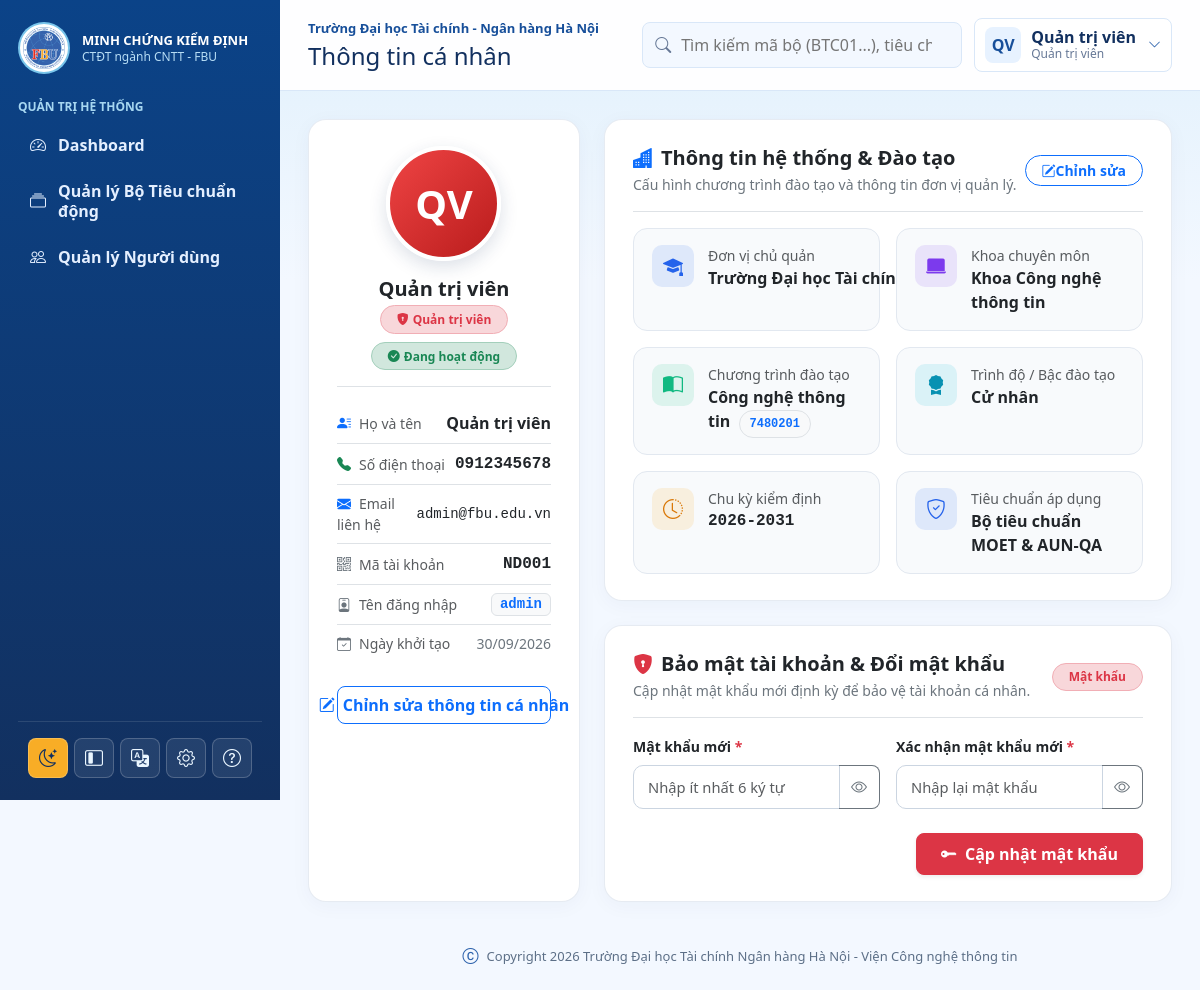
The app's page /user/profile.php (signed in) with its own data.
### tables this page shows
CREATE TABLE NguoiDung (
    MaNguoiDung VARCHAR(50) NOT NULL PRIMARY KEY,
    HoTen VARCHAR(150) NOT NULL,
    Email VARCHAR(150) NOT NULL UNIQUE,
    SoDienThoai VARCHAR(30) NULL,
    TenDangNhap VARCHAR(80) NOT NULL UNIQUE,
    MatKhau VARCHAR(255) NOT NULL,
    VaiTro ENUM('admin', 'user') NOT NULL DEFAULT 'user',
    TrangThai TINYINT(1) NOT NULL DEFAULT 1,
    DuongDanAnhDaiDien VARCHAR(500) NULL,
    DangNhapCuoi DATETIME NULL,
    NgayTao TIMESTAMP DEFAULT CURRENT_TIMESTAMP
);

### includes/data.php (called while the page is built, shortened)
<?php
$pdo = db();
$trainingProgram = [
    'name'    => 'Công nghệ thông tin',
    'code'    => '7480201',
    'degree'  => 'Cử nhân',
    'school'  => 'Trường Đại học Tài chính - Ngân hàng Hà Nội',
    'faculty' => 'Khoa Công nghệ thông tin',
    'cycle'   => '2026-2031',
];
try {
    $settingsStmt = $pdo->query("SELECT khoa, gia_tri FROM cau_hinh");
    if ($settingsStmt) {
        $settingsRows = $settingsStmt->fetchAll(PDO::FETCH_KEY_PAIR);
        if (!empty($settingsRows)) {
            if (!empty($settingsRows['school']))       $trainingProgram['school']  = $settingsRows['school'];
            if (!empty($settingsRows['faculty']))      $trainingProgram['faculty'] = $settingsRows['faculty'];
            if (!empty($settingsRows['program_name'])) $trainingProgram['name']    = $settingsRows['program_name'];
            if (!empty($settingsRows['program_code'])) $trainingProgram['code']    = $settingsRows['program_code'];
            if (!empty($settingsRows['degree']))       $trainingProgram['degree']  = $settingsRows['degree'];
            if (!empty($settingsRows['cycle']))        $trainingProgram['cycle']   = $settingsRows['cycle'];
        }
    }
} catch (Throwable $e) {
}

### user/profile.php (the view, shortened to what this page needs)
<?php
require_once __DIR__ . '/../includes/helpers.php';
$activeEdit = '';
require_once __DIR__ . '/../includes/data.php';
$stmt = $pdo->prepare("
    SELECT u.*,
           u.TenDangNhap AS username,
           u.TrangThai AS status,
           u.HoTen AS full_name,
           u.Email AS email,
           u.SoDienThoai AS phone,
           u.DuongDanAnhDaiDien AS avatar_path,
           u.VaiTro AS role_code,
           u.NgayTao AS created_at
    FROM NguoiDung u
    WHERE u.MaNguoiDung = :id
    LIMIT 1
");
$stmt->execute(['id' => $userId]);
$profile = $stmt->fetch();
$isAdmin = ($profile['role_code'] ?? 'user') === 'admin';
$accountStatus = (int)($profile['status'] ?? 1) === 1 ? 'Đang hoạt động' : 'Ngưng áp dụng';
include __DIR__ . '/../includes/header.php';
?>
<div class="row g-4 profile-layout">
    <div class="col-12 col-lg-5 col-xl-4">
        <div class="profile-card profile-anim-card delay-card-1">
            <div id="personalInfoViewMode" class="mode-container <?= $activeEdit === 'profile' ? 'd-none' : '' ?>">
                <div class="text-center mb-3">
                    <div class="profile-avatar-wrapper">
                        <?php if (!empty($profile['avatar_path']) && file_exists(__DIR__ . '/../' . $profile['avatar_path'])): ?>
                            <img src="<?= base_url(htmlspecialchars($profile['avatar_path'])) ?>" alt="<?= htmlspecialchars($profile['full_name']) ?>" class="profile-avatar-img">
                        <?php else: ?>
                            <div class="profile-avatar-placeholder <?= $isAdmin ? 'avatar-bg-admin' : 'avatar-bg-user' ?>">
                                <?= user_initials($profile['full_name']) ?>
                            </div>
                        <?php endif; ?>
                    </div>
                    <h2 class="h5 fw-bold mb-1 text-dark"><?= htmlspecialchars($profile['full_name']) ?></h2>
                    <div class="d-flex flex-wrap justify-content-center gap-2 mb-3">
                        <?php if ($isAdmin): ?>
                            <span class="badge bg-danger-subtle text-danger border border-danger-subtle rounded-pill px-3 py-1.5 small fw-semibold">
                                <i class="bi bi-shield-lock-fill me-1"></i>Quản trị viên
                            </span>
                        <?php else: ?>
                            <span class="badge bg-primary-subtle text-primary border border-primary-subtle rounded-pill px-3 py-1.5 small fw-semibold">
                                <i class="bi bi-person-badge-fill me-1"></i>Người dùng
                            </span>
                        <?php endif; ?>
                        <span class="badge bg-success-subtle text-success border border-success-subtle rounded-pill px-3 py-1.5 small fw-semibold">
                            <i class="bi bi-check-circle-fill me-1"></i><?= $accountStatus ?>
                        </span>
                    </div>
                </div>
                <div class="border-top pt-3 mb-4">
                    <div class="d-flex align-items-center justify-content-between py-2 border-bottom">
                        <span class="text-muted small"><i class="bi bi-person-lines-fill text-primary me-2"></i>Họ và tên</span>
                        <span class="fw-bold text-dark"><?= htmlspecialchars($profile['full_name']) ?></span>
                    </div>
                    <div class="d-flex align-items-center justify-content-between py-2 border-bottom">
                        <span class="text-muted small"><i class="bi bi-telephone-fill text-success me-2"></i>Số điện thoại</span>
                        <span class="fw-semibold <?= !empty($profile['phone']) ? 'text-dark font-monospace' : 'text-muted fst-italic' ?>">
                            <?= !empty($profile['phone']) ? htmlspecialchars($profile['phone']) : 'Chưa cập nhật' ?>
                        </span>
                    </div>
                    <div class="d-flex align-items-center justify-content-between py-2 border-bottom">
                        <span class="text-muted small"><i class="bi bi-envelope-fill text-primary me-2"></i>Email liên hệ</span>
                        <span class="small text-dark font-monospace"><?= htmlspecialchars($profile['email'] ?? 'Chưa cập nhật') ?></span>
                    </div>
                    <div class="d-flex align-items-center justify-content-between py-2 border-bottom">
                        <span class="text-muted small"><i class="bi bi-qr-code text-secondary me-2"></i>Mã tài khoản</span>
                        <span class="fw-bold text-dark font-monospace"><?= htmlspecialchars($profile['MaNguoiDung']) ?></span>
                    </div>
                    <div class="d-flex align-items-center justify-content-between py-2 border-bottom">
                        <span class="text-muted small"><i class="bi bi-person-badge text-secondary me-2"></i>Tên đăng nhập</span>
                        <code class="px-2 py-0.5 bg-light border rounded text-primary fw-bold small"><?= htmlspecialchars($profile['username']) ?></code>
                    </div>
                    <div class="d-flex align-items-center justify-content-between py-2">
                        <span class="text-muted small"><i class="bi bi-calendar-check text-secondary me-2"></i>Ngày khởi tạo</span>
                        <span class="small text-secondary"><?= !empty($profile['created_at']) ? date('d/m/Y', strtotime($profile['created_at'])) : date('d/m/Y') ?></span>
                    </div>
                </div>
                <button type="button" class="btn btn-outline-primary w-100 d-inline-flex align-items-center justify-content-center gap-2 py-2.5 rounded-3 shadow-xs" id="btnOpenEditProfile">
                    <i class="bi bi-pencil-square fs-6"></i>
                    <span class="fw-semibold">Chỉnh sửa thông tin cá nhân</span>
                </button>
            </div>
        </div>
    </div>
    <div class="col-12 col-lg-7 col-xl-8">
        <div class="d-flex flex-column gap-4">
            <div class="profile-card profile-anim-card delay-card-2">
                <div id="systemInfoViewMode" class="mode-container <?= $activeEdit === 'system' ? 'd-none' : '' ?>">
                    <div class="d-flex align-items-center justify-content-between pb-3 border-bottom mb-3">
                        <div>
                            <h2 class="h5 fw-bold mb-1 text-dark d-flex align-items-center gap-2">
                                <i class="bi bi-buildings-fill text-primary"></i> Thông tin hệ thống &amp; Đào tạo
                            </h2>
                            <p class="text-secondary small mb-0">Cấu hình chương trình đào tạo và thông tin đơn vị quản lý.</p>
                        </div>
                        <button type="button" class="btn btn-sm btn-outline-primary rounded-pill px-3 py-1.5 d-inline-flex align-items-center gap-1.5 fw-semibold shadow-xs" id="btnOpenEditSystem">
                            <i class="bi bi-pencil-square"></i>
                            <span>Chỉnh sửa</span>
                        </button>
                    </div>
                    <div class="row g-3">
                        <div class="col-12 col-md-6">
                            <div class="info-tile">
                                <div class="info-tile-icon icon-blue">
                                    <i class="bi bi-mortarboard-fill"></i>
                                </div>
                                <div class="min-width-0">
                                    <div class="text-muted small fw-medium">Đơn vị chủ quản</div>
                                    <div class="fw-bold text-dark text-truncate" title="<?= htmlspecialchars($trainingProgram['school']) ?>">
                                        <?= htmlspecialchars($trainingProgram['school']) ?>
                                    </div>
                                </div>
                            </div>
                        </div>
                        <div class="col-12 col-md-6">
                            <div class="info-tile">
                                <div class="info-tile-icon icon-purple">
                                    <i class="bi bi-laptop-fill"></i>
                                </div>
                                <div class="min-width-0">
                                    <div class="text-muted small fw-medium">Khoa chuyên môn</div>
                                    <div class="fw-bold text-dark"><?= htmlspecialchars($trainingProgram['faculty'] ?? 'Khoa Công nghệ thông tin') ?></div>
                                </div>
                            </div>
                        </div>
                        <div class="col-12 col-md-6">
                            <div class="info-tile">
                                <div class="info-tile-icon icon-emerald">
                                    <i class="bi bi-book-half"></i>
                                </div>
                                <div class="min-width-0">
                                    <div class="text-muted small fw-medium">Chương trình đào tạo</div>
                                    <div class="fw-bold text-dark">
                                        <?= htmlspecialchars($trainingProgram['name']) ?>
                                        <span class="badge bg-light text-primary border font-monospace ms-1"><?= htmlspecialchars($trainingProgram['code']) ?></span>
                                    </div>
                                </div>
                            </div>
                        </div>
                        <div class="col-12 col-md-6">
                            <div class="info-tile">
                                <div class="info-tile-icon icon-cyan">
                                    <i class="bi bi-award-fill"></i>
                                </div>
                                <div class="min-width-0">
                                    <div class="text-muted small fw-medium">Trình độ / Bậc đào tạo</div>
                                    <div class="fw-bold text-dark"><?= htmlspecialchars($trainingProgram['degree'] ?? 'Cử nhân') ?></div>
                                </div>
                            </div>
                        </div>
                        <div class="col-12 col-md-6">
                            <div class="info-tile">
                                <div class="info-tile-icon icon-amber">
                                    <i class="bi bi-clock-history"></i>
                                </div>
                                <div class="min-width-0">
                                    <div class="text-muted small fw-medium">Chu kỳ kiểm định</div>
                                    <div class="fw-bold text-dark font-monospace"><?= htmlspecialchars($trainingProgram['cycle'] ?? '2026-2031') ?></div>
                                </div>
                            </div>
                        </div>
                        <div class="col-12 col-md-6">
                            <div class="info-tile">
                                <div class="info-tile-icon icon-blue">
                                    <i class="bi bi-shield-check"></i>
                                </div>
                                <div class="min-width-0">
                                    <div class="text-muted small fw-medium">Tiêu chuẩn áp dụng</div>
                                    <div class="fw-bold text-dark">Bộ tiêu chuẩn MOET &amp; AUN-QA</div>
                                </div>
                            </div>
                        </div>
                    </div>
                </div>
            </div>
            <div class="profile-card profile-anim-card delay-card-3">
                <div class="d-flex align-items-center justify-content-between pb-3 border-bottom mb-3">
                    <div>
                        <h2 class="h5 fw-bold mb-1 text-dark d-flex align-items-center gap-2">
                            <i class="bi bi-shield-lock-fill text-danger"></i> Bảo mật tài khoản &amp; Đổi mật khẩu
                        </h2>
                        <p class="text-secondary small mb-0">Cập nhật mật khẩu mới định kỳ để bảo vệ tài khoản cá nhân.</p>
                    </div>
                    <span class="badge bg-danger-subtle text-danger border border-danger-subtle px-3 py-1.5 rounded-pill small">Mật khẩu</span>
                </div>
                <form method="post" id="changePasswordForm">
                    <div class="row g-3 mb-4">
                        <div class="col-12 col-md-6">
                            <label class="form-label fw-semibold small text-dark">Mật khẩu mới <span class="text-danger">*</span></label>
                            <div class="input-group profile-input-group">
                                <input class="form-control" type="password" name="new_password" id="inputNewPassword" placeholder="Nhập ít nhất 6 ký tự" required autocomplete="new-password">
                                <button class="btn btn-outline-secondary border-start-0" type="button" id="toggleNewPwdBtn" title="Hiện / Ẩn mật khẩu">
                                    <i class="bi bi-eye"></i>
                                </button>
                            </div>
                        </div>
                        <div class="col-12 col-md-6">
                            <label class="form-label fw-semibold small text-dark">Xác nhận mật khẩu mới <span class="text-danger">*</span></label>
                            <div class="input-group profile-input-group">
                                <input class="form-control" type="password" name="confirm_password" id="inputConfirmPassword" placeholder="Nhập lại mật khẩu" required autocomplete="new-password">
                                <button class="btn btn-outline-secondary border-start-0" type="button" id="toggleConfirmPwdBtn" title="Hiện / Ẩn mật khẩu">
                                    <i class="bi bi-eye"></i>
                                </button>
                            </div>
                        </div>
                    </div>
                    <div class="d-flex justify-content-end">
                        <button class="btn btn-danger d-inline-flex align-items-center gap-2 px-4 py-2 shadow-sm" type="submit" id="btnSubmitPassword">
                            <i class="bi bi-key-fill fs-6"></i>
                            <span>Cập nhật mật khẩu</span>
                        </button>
                    </div>
                </form>
            </div>
        </div>
    </div>
</div>
<?php include __DIR__ . '/../includes/footer.php'; ?>

### records on screen
nguoidung: HoTen "QV", HoTen "Quản trị viên", TrangThai "Đang hoạt động", SoDienThoai "0912345678", Email "admin@fbu.edu.vn", MaNguoiDung "ND001", TenDangNhap "admin", NgayTao "30/09/2026"

### other values on screen
$trainingProgram['school'] "Trường Đại học Tài chính - Ngân hàng Hà Nội"
$heading "Thông tin cá nhân"
user_initials($name) "QV"
$currentUser['name'] "Quản trị viên"
$roles[$currentUser['role']] "Quản trị viên"
$trainingProgram['faculty'] "Khoa Công nghệ thông tin"
$trainingProgram['name'] "Công nghệ thông tin"
$trainingProgram['code'] "7480201"
$trainingProgram['degree'] "Cử nhân"
$trainingProgram['cycle'] "2026-2031"
